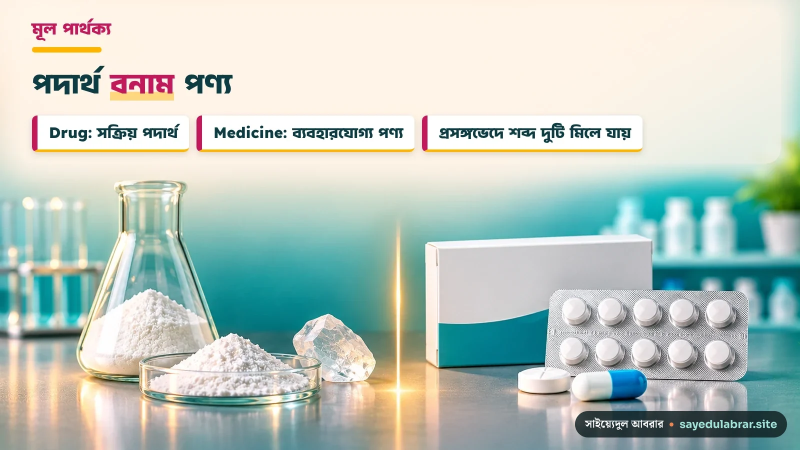
#> input picture assets/img/blog/drug-vs-medicine/dm-diff-bn.webp, 1600 x 900 px, given in place of dm-cover.webp, which was not available (shown at 1/2 size)
$ python apply7.py
#> lines starting #> are read from the running program, lines starting #| are printed output that depends on the picture
#!/usr/bin/env python3
"""Drug vs Medicine (live): swap in the 10 new pictures (hero + 9 figures) with alt/caption/SEO, share image, schema, sitemap, feed, card."""
import re, json, html, pathlib
from PIL import Image
R = pathlib.Path(__file__).resolve().parent.parent.parent
SITE = "https://sayedulabrar.site"; D = "/assets/img/blog/drug-vs-medicine/"; V = "?v=q7-20261128"
def fn(k, lang): return f"dm-{k}" + ("" if lang == "en" else "-bn") + ".webp"
OLD = {"what-is-a-drug-active-pharmaceutical-ingredient": "drug", "what-is-a-medicine-prepared-product-tablet-capsule-syrup": "medicine", "remember-drug-vs-medicine-in-10-seconds-substance-prepared-product": "remember",
       "drug-vs-medicine-key-differences-at-a-glance": "diff", "rabeprazole-finix-finix-mups-real-world-example": "rabe", "from-drug-to-medicine-the-journey-formulation-manufacturing-quality-check": "every",
       "what-is-pharmacology-pharmacokinetics-pharmacodynamics": "pharm", "why-drug-vs-medicine-knowledge-matters-safe-rational-use": "why", "drug-vs-medicine-key-takeaways": "takeaways"}
ORDER = ["cover", "drug", "medicine", "diff", "remember", "rabe", "every", "pharm", "why", "takeaways"]
AIEN, AIBN = " AI-generated photo-style illustration.", " AI-তৈরি ছবি-ধাঁচের চিত্র।"
ALT = {
 "cover": ("Drug vs Medicine: a dish of white powder, a glowing arrow and a finished medicine pack with tablet strip, tablet and capsule, showing the active substance becoming a prepared product.",
           "Drug vs Medicine: সাদা পাউডারের ডিশ, উজ্জ্বল তীর এবং প্রস্তুত ওষুধের প্যাক, ট্যাবলেটের স্ট্রিপ, ট্যাবলেট ও ক্যাপসুল, যা সক্রিয় পদার্থ থেকে প্রস্তুত পণ্য হওয়ার ধারণা দেখায়।"),
 "drug": ("What is a drug? A lab spatula adds white powder to a glass flask beside a molecule graphic, illustrating a drug as an active substance (API).",
          "Drug কী? ল্যাবের স্প্যাচুলা দিয়ে কাচের ফ্লাস্কে সাদা পাউডার দেওয়া হচ্ছে, পাশে অণুর গ্রাফিক, যা সক্রিয় পদার্থ (API) হিসেবে Drug বোঝায়।"),
 "medicine": ("What is a medicine? A syrup bottle, cream tube, tablet strip, tablet and capsule, showing prepared products with a drug in a specific form.",
              "Medicine কী? সিরাপের বোতল, ক্রিমের টিউব, ট্যাবলেটের স্ট্রিপ, ট্যাবলেট ও ক্যাপসুল, যা নির্দিষ্ট ফর্মে Drug ধারণকারী প্রস্তুত পণ্য বোঝায়।"),
 "diff": ("Key difference between a drug and a medicine: a flask with powder on one side and a packaged strip and box on the other, active substance versus prepared product.",
          "Drug ও Medicine-এর মূল পার্থক্য: একদিকে পাউডারসহ ফ্লাস্ক, অন্যদিকে প্যাকেটজাত স্ট্রিপ ও বাক্স, অর্থাৎ সক্রিয় পদার্থ বনাম প্রস্তুত পণ্য।"),
 "remember": ("Remember it in 10 seconds: an open capsule with powder beside a tablet. S is for Substance (the drug), P is for Prepared Product (the medicine).",
              "১০ সেকেন্ডে মনে রাখুন: খোলা ক্যাপসুল থেকে পাউডার ও পাশে ট্যাবলেট। S মানে Substance (Drug), P মানে Prepared Product (Medicine)।"),
 "rabe": ("Example only: a plain medicine box and tablet strip beside a glowing stomach. Rabeprazole is the active ingredient (drug); Finix and Finix MUPS are brand-name medicines containing it.",
          "শুধু উদাহরণ: একটি সাদা ওষুধের বাক্স ও ট্যাবলেটের স্ট্রিপের পাশে উজ্জ্বল পাকস্থলী। Rabeprazole হলো সক্রিয় উপাদান (Drug); Finix ও Finix MUPS হলো এটি ধারণকারী ব্র্যান্ড নামের Medicine।"),
 "every": ("Is every drug a medicine? Glass jars of white powder beside a tablet strip: a drug can remain a raw substance until it is prepared and approved as a medicine.",
           "প্রতিটি Drug কি Medicine? সাদা পাউডারের কাচের জার ও ট্যাবলেটের স্ট্রিপ: প্রস্তুত ও অনুমোদিত না হওয়া পর্যন্ত Drug কাঁচামাল পদার্থ হিসেবেই থাকতে পারে।"),
 "pharm": ("What is pharmacology? A translucent human body with a glowing path from mouth to stomach and a receptor close-up, showing what the body does to a drug (PK) and what the drug does to the body (PD).",
           "Pharmacology কী? স্বচ্ছ মানবদেহে মুখ থেকে পাকস্থলী পর্যন্ত উজ্জ্বল পথ ও রিসেপ্টরের ক্লোজ-আপ, যা শরীর Drug-এর সঙ্গে কী করে (PK) এবং Drug শরীরে কী করে (PD) বোঝায়।"),
 "why": ("Why it matters: a pharmacist's hands holding a plain medicine box and its information leaflet, a reminder to use clear terms for safer medicine use.",
         "কেন গুরুত্বপূর্ণ: একজন ফার্মাসিস্টের হাতে সাদা ওষুধের বাক্স ও তথ্যপত্র, যা নিরাপদ ওষুধ ব্যবহারে স্পষ্ট শব্দ ব্যবহারের কথা মনে করায়।"),
 "takeaways": ("Key takeaways: a spilled capsule, a tablet strip and a mortar. A drug is the active substance, a medicine is the prepared product; related but not the same.",
               "মূল কথা: ছড়ানো ক্যাপসুল, ট্যাবলেটের স্ট্রিপ ও মর্টার। Drug হলো সক্রিয় পদার্থ, Medicine হলো প্রস্তুত পণ্য; সম্পর্কিত কিন্তু এক নয়।")}
CAP_EN = {"every": "Not every drug becomes a medicine."}; CAP_BN = {"every": "প্রতিটি Drug Medicine হয় না।"}
TITLE = ("Drug vs Medicine: What Is the Difference?", "Drug বনাম Medicine: পার্থক্য কী?")
OGALT = ("Drug vs Medicine: a drug is the active substance and a medicine is the prepared product", "Drug বনাম Medicine: Drug হলো সক্রিয় পদার্থ, Medicine হলো প্রস্তুত পণ্য")
for lang in ("en", "bn"):  # 750px hero
    im = Image.open(R / f"assets/img/blog/drug-vs-medicine/{fn('cover', lang)}"); im.resize((750, 422), Image.LANCZOS).save(R / f"assets/img/blog/drug-vs-medicine/dm-cover{'' if lang=='en' else '-bn'}-w750.webp", "WEBP", quality=82, method=6)
#> further down, im is the input picture: PIL image 1600x900 RGB; mean R, G, B 187.6, 201.3, 192.9
#> after `im = Image.open(R / f"assets/img/blog/drug-vs-medicine/{fn('cover', la`:
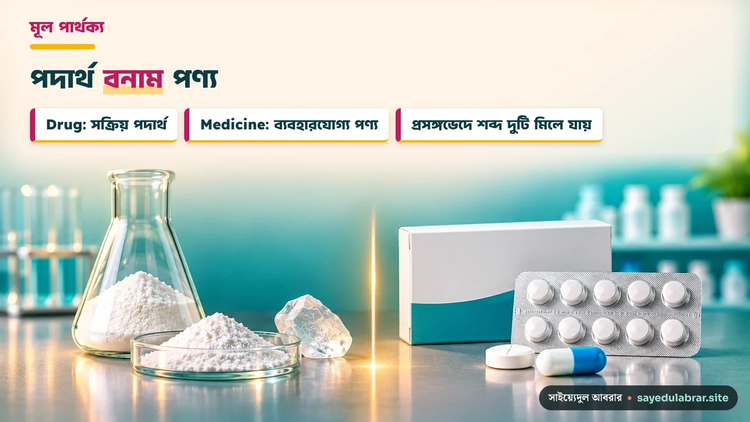
#> saved as dm-cover-w750.webp: PIL image 750x422 RGB; mean R, G, B 187.5, 201.2, 192.8
#> pass 2 of the loop `for lang in ("en", "bn"):`:
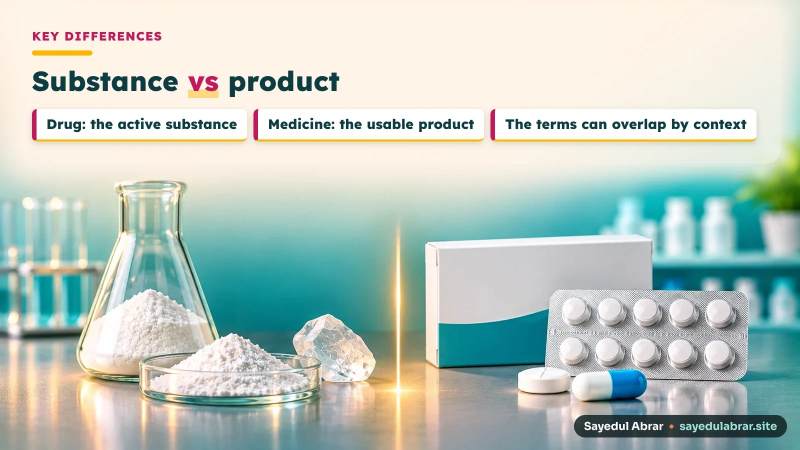
#> input picture assets/img/blog/drug-vs-medicine/dm-diff.webp, 1600 x 900 px, given in place of dm-cover-bn.webp, which was not available (shown at 1/2 size)
#> im is the input picture: PIL image 1600x900 RGB; mean R, G, B 187.4, 201.5, 193.2
#> `im = Image.open(R / f"assets/img/blog/drug-vs-medicine/{fn('cover', la`:
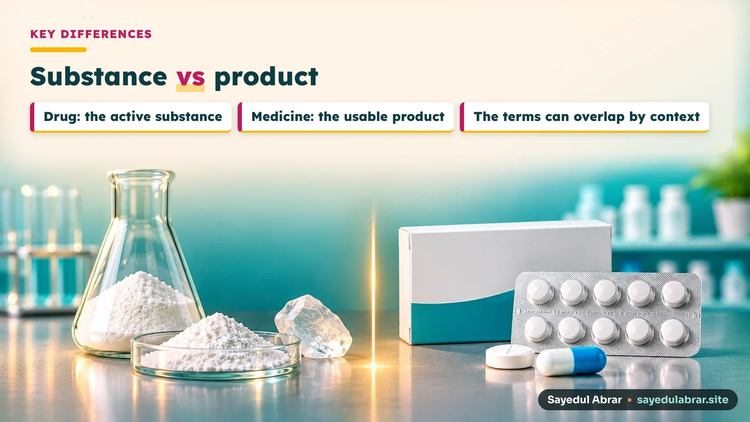
#> saved as dm-cover-bn-w750.webp: PIL image 750x422 RGB; mean R, G, B 187.3, 201.5, 193.1
def url(k, lang, w750=False): return D + fn(k, lang).replace(".webp", "-w750.webp" if w750 else ".webp") + V
def fig(old, k, lang):
    cap = re.search(r"<figcaption>(.*?)</figcaption>", old, re.S).group(1)
    cap = (CAP_EN if lang == "en" else CAP_BN).get(k, cap)
    return f'<figure class="gb-fig"><img src="{url(k, lang)}" width="1600" height="900" alt="{html.escape(ALT[k][lang != "en"], quote=True)}" loading="lazy" decoding="async"><figcaption>{cap}{AIEN if lang == "en" else AIBN}</figcaption></figure>'
def page(lang):
#> (the run stopped early here; a loop or call above may not have finished)
